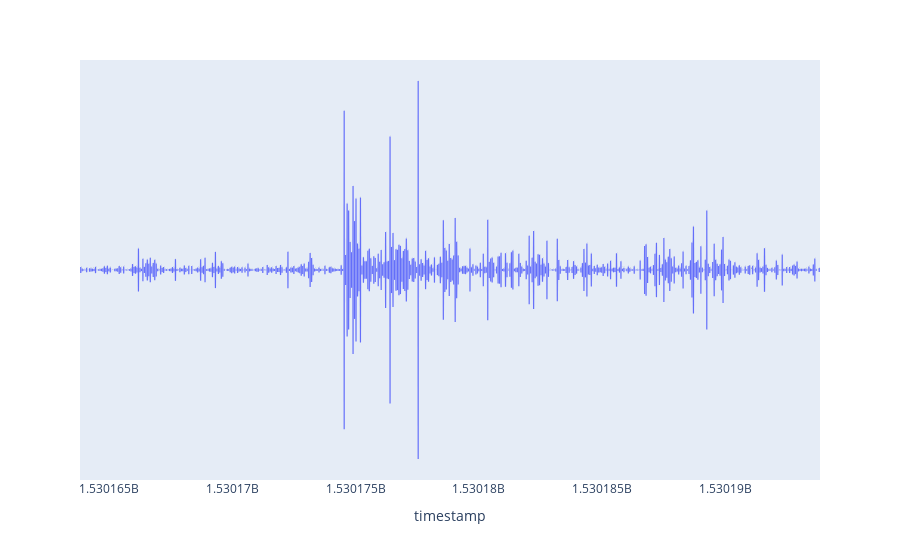

Source (notebook cell):
### Code cell
data = dict(
    number=[bnb_range['Open'],bnb_range['High'],bnb_range['Low'],bnb_range['Close'],bnb_range['Volume']],
    stage=[ "Open", "High", "Low", "Close",'volume'])
fig = px.funnel(bnb_range, x=bnb_range['timestamp'], y=bnb_range['Volume'])
fig.show()
fig.write_html("bnb_signal.html")

### Figure 1 — Plotly figure (JSON) as saved in the notebook; plotly's stock layout.template omitted (floating-point values rounded to 4 significant figures; data arrays with more than 128 entries replaced by an {"elided": "..."} marker saying what was removed)
{"data": [{"hovertemplate": "timestamp=%{x}<br>Volume=%{y}<extra></extra>", "legendgroup": "", "marker": {"color": "#636efa"}, "name": "", "orientation": "v", "showlegend": false, "type": "funnel", "x": {"elided": "500 int values"}, "xaxis": "x", "y": {"elided": "500 float values"}, "yaxis": "y"}], "layout": {"legend": {"tracegroupgap": 0}, "margin": {"t": 60}, "xaxis": {"anchor": "y", "domain": [0, 1], "title": {"text": "timestamp"}}, "yaxis": {"anchor": "x", "domain": [0, 1], "title": {"text": "Volume"}}}}
